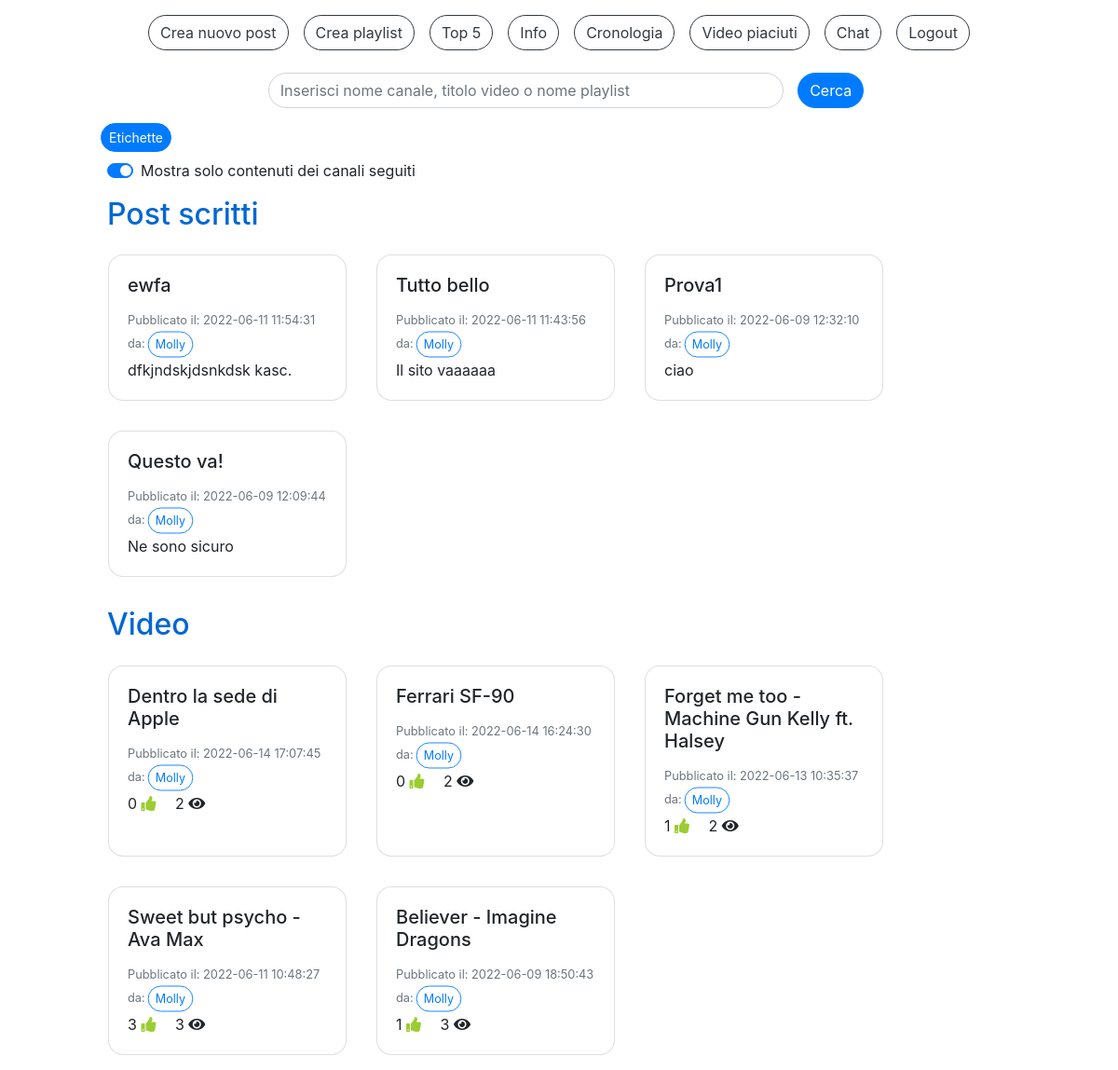
Screenshot of /home.php (signed in) with the database file from the repository.
### tables this page shows
CREATE TABLE `post_scritti` (
  `IdPost` int(11) NOT NULL,
  `Titolo` varchar(40) NOT NULL,
  `DataPubblicazione` datetime NOT NULL DEFAULT current_timestamp(),
  `TestoPost` varchar(400) NOT NULL,
  `IdAccount` int(11) NOT NULL
);

CREATE TABLE `accounts` (
  `IdAccount` int(11) NOT NULL,
  `Username` varchar(40) NOT NULL,
  `Mail` varchar(40) NOT NULL,
  `Password` varchar(100) NOT NULL,
  `Canale` tinyint(1) NOT NULL,
  `NumeroIscritti` int(11) DEFAULT NULL
);

CREATE TABLE `video` (
  `IdVideo` int(11) NOT NULL,
  `Titolo` varchar(100) NOT NULL,
  `SorgenteVideo` varchar(300) NOT NULL,
  `DataPubblicazione` datetime NOT NULL DEFAULT current_timestamp(),
  `NumeroLike` int(11) NOT NULL DEFAULT 0,
  `NumeroVisualizzazioni` int(11) NOT NULL DEFAULT 0,
  `IdAccount` int(11) NOT NULL
);

### check_canale.php (called while the page is built, shortened)
<?php
  include("db.php");
  $sql="SELECT * FROM Accounts WHERE IdAccount=?";
  $query=$db->prepare($sql);
  $dati=array($_SESSION["loginID"]);
  $query->execute($dati);
  $ris=$query->fetchAll();
  foreach($ris as $row) {
    $canale=$row["Canale"];
  }
?>

### home.php (the view, shortened to what this page needs)
<!DOCTYPE html>
<html>
<head>
  <link rel="stylesheet" href="css/style.css">
  <link rel="stylesheet" href="css/custom_style.css">
</head>
<body>
  <?php
    include("db.php");
    include("check_canale.php");
  ?>
  <div class="container-fluid pt-3">
    <div class="row justify-content-center">
      <?php
        if($canale) {
          echo '<button type="button" class="btn btn-outline-dark mr-3" onclick="location.href=\'create_post.php\'">Crea nuovo post</button>';
        }
      ?>
      <button type="button" class="btn btn-outline-dark mr-3" onclick="location.href='creazionePlaylist.php'">Crea playlist</button>
      <button type="button" class="btn btn-outline-dark mr-3" onclick="location.href='top5.php'">Top 5</button>
      <button type="button" class="btn btn-outline-dark mr-3" onclick="location.href='info.php'">Info</button>
      <button type="button" class="btn btn-outline-dark mr-3" onclick="location.href='cronologia.php'">Cronologia</button>
      <button type="button" class="btn btn-outline-dark mr-3" onclick="location.href='video_piaciuti.php'">Video piaciuti</button>
      <button type="button" class="btn btn-outline-dark mr-3" onclick="location.href='chat.php'">Chat</button>
      <button type="button" class="btn btn-outline-dark" onclick="location.href='logout.php'">Logout</button>
    </div>
    <div class="row justify-content-center">
      <div id="homePosts" class="col-10">
        <form method="POST" class="mt-2" style="width: 100%" action="ricerca.php">
          <div class="row align-items-center justify-content-center">
            <div class="form-group col-7 mt-3">
              <input type="text" id="cerca" class="form-control" name="cerca" placeholder="Inserisci nome canale, titolo video o nome playlist" required>
            </div>
            <button id="bottoneCerca" class="btn btn-primary" value="">Cerca</button>
          </div>
        </form>
        <div class="row mb-2">
          <button id="etichette" class="btn btn-primary btn-sm ml-2" onclick="location.href='etichette.php'">Etichette</button>
        </div>
        <div class="custom-control custom-switch">
          <label class="custom-control-label" id="contentSwitchLabel" for="contentSwitch">Mostra solo contenuti dei canali seguiti</label>
        </div>
        <h2 class="titleText mt-3">Post scritti</h2>
        <div id="postScrittiSeguiti" class="row">
        <?php
          $sql="SELECT * FROM Post_Scritti s, Accounts a, Iscrizioni i WHERE a.IdAccount=s.IdAccount AND a.IdAccount=i.IdCanale AND i.IdIscritto=? ORDER BY DataPubblicazione DESC LIMIT 4";
          $query=$db->prepare($sql);
          $dati=array($_SESSION["loginID"]);
          $query->execute($dati);
          $ris=$query->fetchAll();
          foreach($ris as $row) {
            echo '<div class="card m-3" style="width: 16rem;">
                    <div class="card-body" onclick="location.href=\'post.php?postID='.$row["IdPost"].'\';">
                      <h5 class="card-title">'. $row["Titolo"] .'</h5>
                      <p class="card-text">
                        <small class="text-muted">Pubblicato il: '. $row["DataPubblicazione"] .'<br>da:<button type="button" class="btn btn-outline-primary btn-sm mini" onclick="location.href=\'canale.php?canale='. $row["Username"] .'\'">'. $row["Username"] .'</button></small><br>
                        '. $row["TestoPost"] .'<br>
                      </p>
                    </div>
                  </div>';
          }
        ?>
        </div>
        <h2 class="titleText mt-3">Video</h2>
        <?php
          $sql="SELECT * FROM Video v JOIN Accounts a ON v.IdAccount=a.IdAccount ORDER BY DataPubblicazione DESC LIMIT 12";
          $query=$db->prepare($sql);
          $query->execute();
          $ris=$query->fetchAll();
          foreach($ris as $row) {
            $sql="SELECT * FROM Video v, Visualizzazioni vis, Accounts a WHERE v.IdVideo=vis.IdVideo AND a.IdAccount=vis.IdAccount AND vis.IdAccount=? AND vis.IdVideo=?";
            $query=$db->prepare($sql);
            $dati=array($_SESSION["loginID"], $row["IdVideo"]);
            $query->execute($dati);
            $risVis=$query->fetchAll();
          }
        ?>
        <div id="postVideoSeguiti" class="row">
        <?php
          $sql="SELECT * FROM Video v, Accounts a, Iscrizioni i WHERE v.IdAccount=a.IdAccount AND a.IdAccount=i.IdCanale AND i.IdIscritto=? ORDER BY DataPubblicazione DESC LIMIT 12";
          $query=$db->prepare($sql);
          $dati=array($_SESSION["loginID"]);
          $query->execute($dati);
          $ris=$query->fetchAll();
          foreach($ris as $row) {
            $sql="SELECT * FROM Video v, Visualizzazioni vis, Accounts a WHERE v.IdVideo=vis.IdVideo AND a.IdAccount=vis.IdAccount AND vis.IdAccount=? AND vis.IdVideo=?";
            $query=$db->prepare($sql);
            $dati=array($_SESSION["loginID"], $row["IdVideo"]);
            $query->execute($dati);
            $risVis=$query->fetchAll();
            $tempoVis=-1;
            $creator=$row["Username"];
            foreach($risVis as $vis) {
              $tempoVis=$vis["TempoVisualizzazione"];
            }
            echo '<div class="card card-video m-3" style="width: 16rem;">
                    <div class="card-body card-video" onclick="cardOnClick(\''. $row["IdVideo"] .'\',\''. $row["Titolo"] .'\',\''. $row["SorgenteVideo"] .'\',\''. $tempoVis .'\',\''. $creator .'\')">
                      <h5 class="card-title card-video">'. $row["Titolo"] .'</h5>
                      <p class="card-text card-video">
                        <small class="text-muted">Pubblicato il: '. $row["DataPubblicazione"] .'<br>da:<button type="button" class="btn btn-outline-primary btn-sm mini">'. $creator .'</button></small><br>
                        '. $row["NumeroLike"] .' <i class="fa fa-thumbs-up mr-3"></i>
                        '. $row["NumeroVisualizzazioni"] .' <i class="fa fa-eye"></i>
                      </p>
                    </div>
                  </div>';
          }
        ?>
        </div>
      </div>
    </div>
  </div>
</body>
</html>

### css/custom_style.css (style rules this page uses)
* { transition: 0.4s; }
div, h2, p { cursor: default; }
.card-video,.card-playlist { cursor: pointer; }
.fa-thumbs-up { color: yellowgreen; }
body { height: 100vh; overflow: auto; }
.btn,.form-control,.custom-select { border-radius: 2rem; }
.mini { transform: scale(0.9); }
.card { border-radius: 1rem; }
.titleText { color: #0067d5; }

### rows the page displays
post_scritti: Titolo "ewfa", DataPubblicazione "2022-06-11 11:54:31", IdAccount.Username "Molly", TestoPost "dfkjndskjdsnkdsk kasc."
post_scritti: Titolo "Tutto bello", DataPubblicazione "2022-06-11 11:43:56", IdAccount.Username "Molly", TestoPost "Il sito vaaaaaa"
post_scritti: Titolo "Prova1", DataPubblicazione "2022-06-09 12:32:10", IdAccount.Username "Molly", TestoPost "ciao"
post_scritti: Titolo "Questo va!", DataPubblicazione "2022-06-09 12:09:44", IdAccount.Username "Molly", TestoPost "Ne sono sicuro"
video: Titolo "Dentro la sede di Apple", DataPubblicazione "2022-06-14 17:07:45", IdAccount.Username "Molly", NumeroLike "0", NumeroVisualizzazioni "2"
video: Titolo "Ferrari SF-90", DataPubblicazione "2022-06-14 16:24:30", IdAccount.Username "Molly", NumeroLike "0", NumeroVisualizzazioni "2"
video: Titolo "Forget me too - Machine Gun Kelly ft. Halsey", DataPubblicazione "2022-06-13 10:35:37", IdAccount.Username "Molly", NumeroLike "1", NumeroVisualizzazioni "2"
video: Titolo "Sweet but psycho - Ava Max", DataPubblicazione "2022-06-11 10:48:27", IdAccount.Username "Molly", NumeroLike "3", NumeroVisualizzazioni "3"
video: Titolo "Believer - Imagine Dragons", DataPubblicazione "2022-06-09 18:50:43", IdAccount.Username "Molly", NumeroLike "1", NumeroVisualizzazioni "3"
